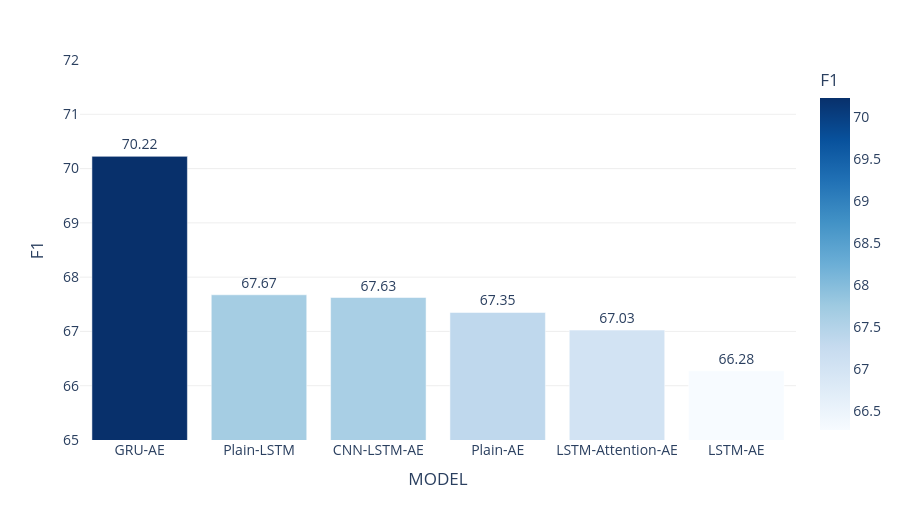

The code cell stored with this chart in its notebook:
### Code cell
import pandas as pd
import plotly.express as px

# โหลดข้อมูล
df = pd.read_csv("results.csv")

# คำนวณ mean F1-score ต่อโมเดล
Model_F1 = (
    df.groupby("Model")["F1"]
    .mean()
    .reset_index()
    .sort_values("F1", ascending=False)
)

# plot
fig = px.bar(
    Model_F1,
    x="Model",
    y="F1",
    text="F1",
    color="F1",
    color_continuous_scale="Blues"
)

# ปรับ style
fig.update_traces(
    texttemplate='%{text:.2f}',
    textposition='outside'
)

fig.update_layout(
    template="plotly_white",
    width=900,
    height=520,
    showlegend=False,
    font=dict(size=14),
)

# ตั้งชื่อแกนเป็นตัวใหญ่
fig.update_xaxes(
    title="MODEL",
)

fig.update_yaxes(
    title="F1",
    range=[65, 72],   # zoom แกน y
    showgrid=True,
    gridcolor="rgba(200,200,200,0.3)"
)

fig.show()

### Figure 1 — Plotly figure (JSON) as saved in the notebook; plotly's stock layout.template omitted (floating-point values rounded to 4 significant figures)
{"data": [{"hovertemplate": "Model=%{x}<br>F1=%{marker.color}<extra></extra>", "legendgroup": "", "marker": {"color": [70.22, 67.67, 67.62, 67.35, 67.03, 66.28], "coloraxis": "coloraxis", "pattern": {"shape": ""}}, "name": "", "orientation": "v", "showlegend": false, "text": [70.22, 67.67, 67.62, 67.35, 67.03, 66.28], "textposition": "outside", "texttemplate": "%{text:.2f}", "type": "bar", "x": ["GRU-AE", "Plain-LSTM", "CNN-LSTM-AE", "Plain-AE", "LSTM-Attention-AE", "LSTM-AE"], "xaxis": "x", "y": [70.22, 67.67, 67.62, 67.35, 67.03, 66.28], "yaxis": "y"}], "layout": {"barmode": "relative", "coloraxis": {"colorbar": {"title": {"text": "F1"}}, "colorscale": [[0, "rgb(247,251,255)"], [0.125, "rgb(222,235,247)"], [0.25, "rgb(198,219,239)"], [0.375, "rgb(158,202,225)"], [0.5, "rgb(107,174,214)"], [0.625, "rgb(66,146,198)"], [0.75, "rgb(33,113,181)"], [0.875, "rgb(8,81,156)"], [1, "rgb(8,48,107)"]]}, "font": {"size": 14}, "height": 520, "legend": {"tracegroupgap": 0}, "margin": {"t": 60}, "showlegend": false, "width": 900, "xaxis": {"anchor": "y", "domain": [0, 1], "title": {"text": "MODEL"}}, "yaxis": {"anchor": "x", "domain": [0, 1], "gridcolor": "rgba(200,200,200,0.3)", "range": [65, 72], "showgrid": true, "title": {"text": "F1"}}}}
